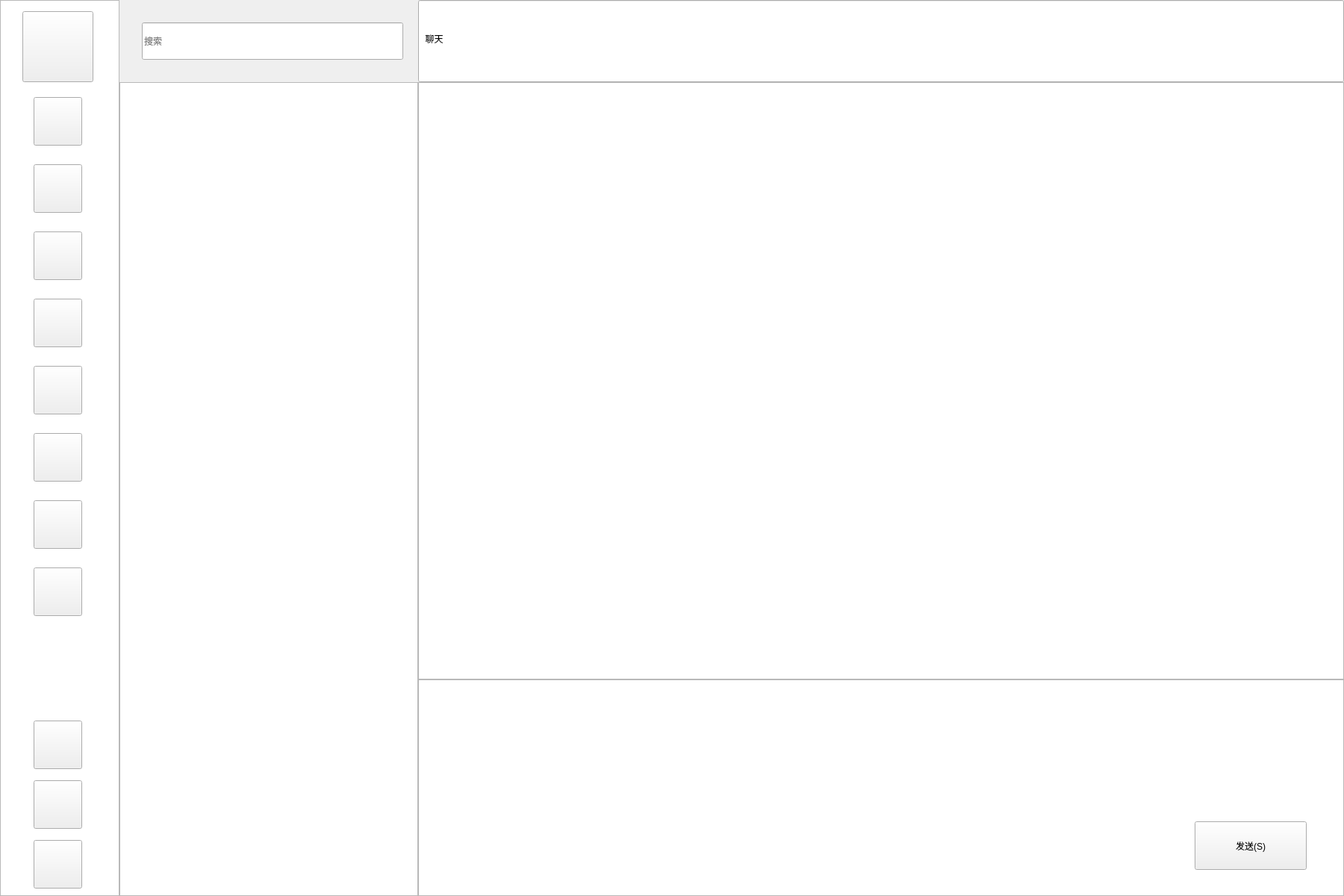
<?xml version="1.0" encoding="UTF-8"?>
<ui version="4.0">
 <class>WCList_KDZ</class>
 <widget class="QWidget" name="WCList_KDZ">
  <property name="geometry">
   <rect>
    <x>0</x>
    <y>0</y>
    <width>1800</width>
    <height>1200</height>
   </rect>
  </property>
  <property name="windowTitle">
   <string>微信</string>
  </property>
  <widget class="QGraphicsView" name="graphicsView_left">
   <property name="geometry">
    <rect>
     <x>0</x>
     <y>0</y>
     <width>160</width>
     <height>1200</height>
    </rect>
   </property>
   <property name="styleSheet">
    <string notr="true">border-image: url(:/new/prefix1/wcback.png);
</string>
   </property>
  </widget>
  <widget class="QPushButton" name="pushButton_wcl">
   <property name="geometry">
    <rect>
     <x>30</x>
     <y>15</y>
     <width>95</width>
     <height>95</height>
    </rect>
   </property>
   <property name="styleSheet">
    <string notr="true">border-image: url(:/new/prefix1/wclmy.jpg);</string>
   </property>
   <property name="text">
    <string/>
   </property>
  </widget>
  <widget class="QPushButton" name="pushButton_wcl1">
   <property name="geometry">
    <rect>
     <x>45</x>
     <y>130</y>
     <width>65</width>
     <height>65</height>
    </rect>
   </property>
   <property name="text">
    <string/>
   </property>
  </widget>
  <widget class="QPushButton" name="pushButton_wcl2">
   <property name="geometry">
    <rect>
     <x>45</x>
     <y>220</y>
     <width>65</width>
     <height>65</height>
    </rect>
   </property>
   <property name="text">
    <string/>
   </property>
  </widget>
  <widget class="QPushButton" name="pushButton_wcl3">
   <property name="geometry">
    <rect>
     <x>45</x>
     <y>310</y>
     <width>65</width>
     <height>65</height>
    </rect>
   </property>
   <property name="text">
    <string/>
   </property>
  </widget>
  <widget class="QPushButton" name="pushButton_wcl4">
   <property name="geometry">
    <rect>
     <x>45</x>
     <y>400</y>
     <width>65</width>
     <height>65</height>
    </rect>
   </property>
   <property name="text">
    <string/>
   </property>
  </widget>
  <widget class="QPushButton" name="pushButton_wcl5">
   <property name="geometry">
    <rect>
     <x>45</x>
     <y>490</y>
     <width>65</width>
     <height>65</height>
    </rect>
   </property>
   <property name="text">
    <string/>
   </property>
  </widget>
  <widget class="QPushButton" name="pushButton_wcl6">
   <property name="geometry">
    <rect>
     <x>45</x>
     <y>580</y>
     <width>65</width>
     <height>65</height>
    </rect>
   </property>
   <property name="text">
    <string/>
   </property>
  </widget>
  <widget class="QPushButton" name="pushButton_wcl8">
   <property name="geometry">
    <rect>
     <x>45</x>
     <y>760</y>
     <width>65</width>
     <height>65</height>
    </rect>
   </property>
   <property name="text">
    <string/>
   </property>
  </widget>
  <widget class="QPushButton" name="pushButton_wcl9">
   <property name="geometry">
    <rect>
     <x>45</x>
     <y>965</y>
     <width>65</width>
     <height>65</height>
    </rect>
   </property>
   <property name="text">
    <string/>
   </property>
  </widget>
  <widget class="QPushButton" name="pushButton_wcl7">
   <property name="geometry">
    <rect>
     <x>45</x>
     <y>670</y>
     <width>65</width>
     <height>65</height>
    </rect>
   </property>
   <property name="text">
    <string/>
   </property>
  </widget>
  <widget class="QPushButton" name="pushButton_wcl10">
   <property name="geometry">
    <rect>
     <x>45</x>
     <y>1045</y>
     <width>65</width>
     <height>65</height>
    </rect>
   </property>
   <property name="text">
    <string/>
   </property>
  </widget>
  <widget class="QPushButton" name="pushButton_wcl11">
   <property name="geometry">
    <rect>
     <x>45</x>
     <y>1125</y>
     <width>65</width>
     <height>65</height>
    </rect>
   </property>
   <property name="text">
    <string/>
   </property>
  </widget>
  <widget class="QLineEdit" name="lineEdit_search">
   <property name="geometry">
    <rect>
     <x>190</x>
     <y>30</y>
     <width>350</width>
     <height>50</height>
    </rect>
   </property>
   <property name="styleSheet">
    <string notr="true"/>
   </property>
   <property name="placeholderText">
    <string>搜索</string>
   </property>
  </widget>
  <widget class="QStackedWidget" name="stackedWidget">
   <property name="geometry">
    <rect>
     <x>550</x>
     <y>0</y>
     <width>1250</width>
     <height>1200</height>
    </rect>
   </property>
   <widget class="QWidget" name="page_1">
    <widget class="QLineEdit" name="lineEdit_title1">
     <property name="geometry">
      <rect>
       <x>10</x>
       <y>0</y>
       <width>1240</width>
       <height>110</height>
      </rect>
     </property>
     <property name="styleSheet">
      <string notr="true">font: 14pt &quot;Agency FB&quot;;</string>
     </property>
     <property name="text">
      <string>  聊天</string>
     </property>
     <property name="readOnly">
      <bool>true</bool>
     </property>
    </widget>
    <widget class="QTextEdit" name="textEdit_1">
     <property name="geometry">
      <rect>
       <x>10</x>
       <y>110</y>
       <width>1240</width>
       <height>800</height>
      </rect>
     </property>
     <property name="readOnly">
      <bool>true</bool>
     </property>
    </widget>
    <widget class="QTextEdit" name="textEdit_in">
     <property name="geometry">
      <rect>
       <x>10</x>
       <y>910</y>
       <width>1240</width>
       <height>290</height>
      </rect>
     </property>
    </widget>
    <widget class="QPushButton" name="pushButton_send">
     <property name="geometry">
      <rect>
       <x>1050</x>
       <y>1100</y>
       <width>150</width>
       <height>65</height>
      </rect>
     </property>
     <property name="text">
      <string>发送(S)</string>
     </property>
    </widget>
   </widget>
   <widget class="QWidget" name="page_2">
    <widget class="QLineEdit" name="lineEdit_title2">
     <property name="geometry">
      <rect>
       <x>10</x>
       <y>0</y>
       <width>1240</width>
       <height>110</height>
      </rect>
     </property>
     <property name="styleSheet">
      <string notr="true">font: 14pt &quot;Agency FB&quot;;</string>
     </property>
     <property name="text">
      <string>  通讯录</string>
     </property>
     <property name="readOnly">
      <bool>true</bool>
     </property>
    </widget>
    <widget class="QTextEdit" name="textEdit_2">
     <property name="geometry">
      <rect>
       <x>10</x>
       <y>110</y>
       <width>1240</width>
       <height>1090</height>
      </rect>
     </property>
     <property name="readOnly">
      <bool>true</bool>
     </property>
    </widget>
   </widget>
   <widget class="QWidget" name="page_3">
    <widget class="QLabel" name="label_friendB">
     <property name="geometry">
      <rect>
       <x>10</x>
       <y>0</y>
       <width>1240</width>
       <height>400</height>
      </rect>
     </property>
     <property name="styleSheet">
      <string notr="true">border-image: url(:/new/prefix1/friendBG.png);</string>
     </property>
     <property name="text">
      <string/>
     </property>
    </widget>
    <widget class="QTextEdit" name="textEdit_3">
     <property name="geometry">
      <rect>
       <x>10</x>
       <y>400</y>
       <width>1240</width>
       <height>800</height>
      </rect>
     </property>
     <property name="readOnly">
      <bool>true</bool>
     </property>
    </widget>
   </widget>
  </widget>
  <widget class="QListView" name="listView">
   <property name="geometry">
    <rect>
     <x>160</x>
     <y>110</y>
     <width>400</width>
     <height>1090</height>
    </rect>
   </property>
  </widget>
 </widget>
 <resources/>
 <connections/>
</ui>
